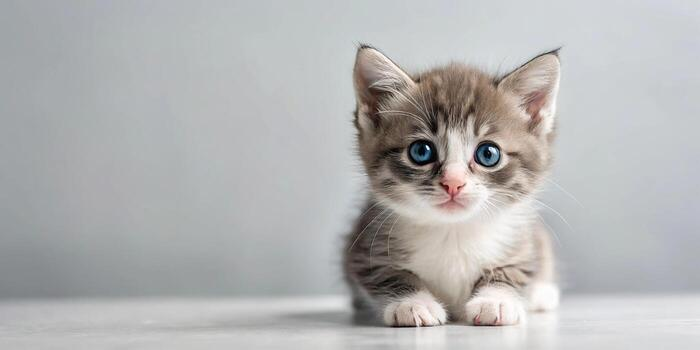
#> input picture photos/cat1.jpg, 700 x 350 px, found by its file name
$ python transformations.py
#> lines starting #> are read from the running program, lines starting #| are printed output that depends on the picture
import cv2 as cv
import numpy as np
img = cv.imread('photos/cat1.jpg')
#> img is the input picture: shape (350, 700, 3); mean B, G, R 179.9, 179.9, 180
cv.imshow('Cat',img)

#translation
def translate(img,x,y):
#> called with x = -100, y = 100
    transMat = np.float32([[1,0,x],[0,1,y]])
    dimensions = (img.shape[1],img.shape[0])
#> dimensions = (700, 350)
    return cv.warpAffine(img,transMat,dimensions)
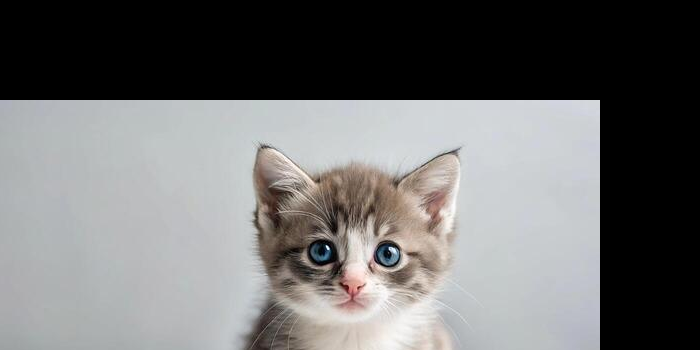
#> returned value: shape (350, 700, 3); mean of channels 0, 1, 2 111.5, 111.7, 111.9; drawn as B, G, R
translated = translate(img,-100,100)
cv.imshow('Translated',translated)

#rotation
def rotate(img,angle,rotPoint=None):
#> called with angle = 45
    (height,width) = img.shape[:2]
#> height = 350; width = 700
    if rotPoint is None:
        rotPoint = (width//2,height//3)
#> rotPoint = (350, 116)
    rotMat = cv.getRotationMatrix2D(rotPoint,angle,1.0)
    dimensions = (width,height)
#> dimensions = (700, 350)
    return cv.warpAffine(img,rotMat,dimensions)
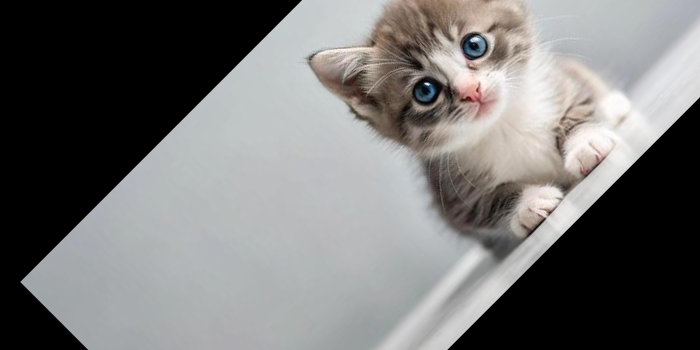
#> returned value: shape (350, 700, 3); mean of channels 0, 1, 2 116.6, 117.3, 118.1; drawn as B, G, R
rotated = rotate(img,45)
cv.imshow('Rotated',rotated)

rotated_rotated = rotate(img,-45)
#> call 2 of rotate, with angle = -45
#> in rotate (call 2), `return cv.warpAffine(img,rotMat,dimensions)`:
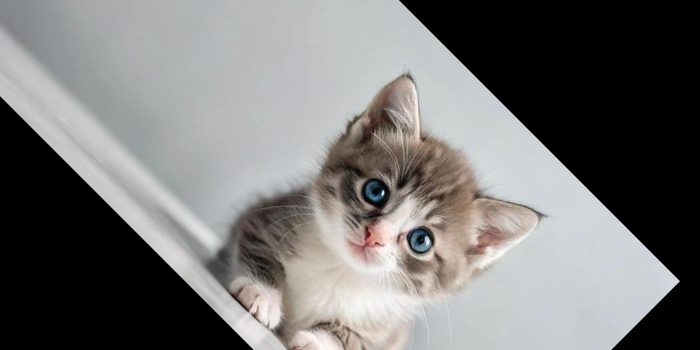
#> returned value: shape (350, 700, 3); mean of channels 0, 1, 2 117.7, 118.5, 119.5; drawn as B, G, R
cv.imshow('Rotated Rotated',rotated_rotated)

#flipping
flipped = cv.flip(img,-1)
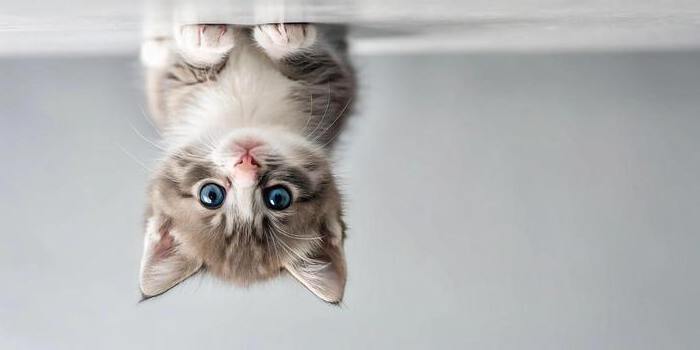
#> flipped: shape (350, 700, 3); mean B, G, R 179.9, 179.9, 180
cv.imshow('Flipped',flipped)
cv.waitKey(0)

$ run again, with photos/gang.jpeg copied over photos/cat1.jpg
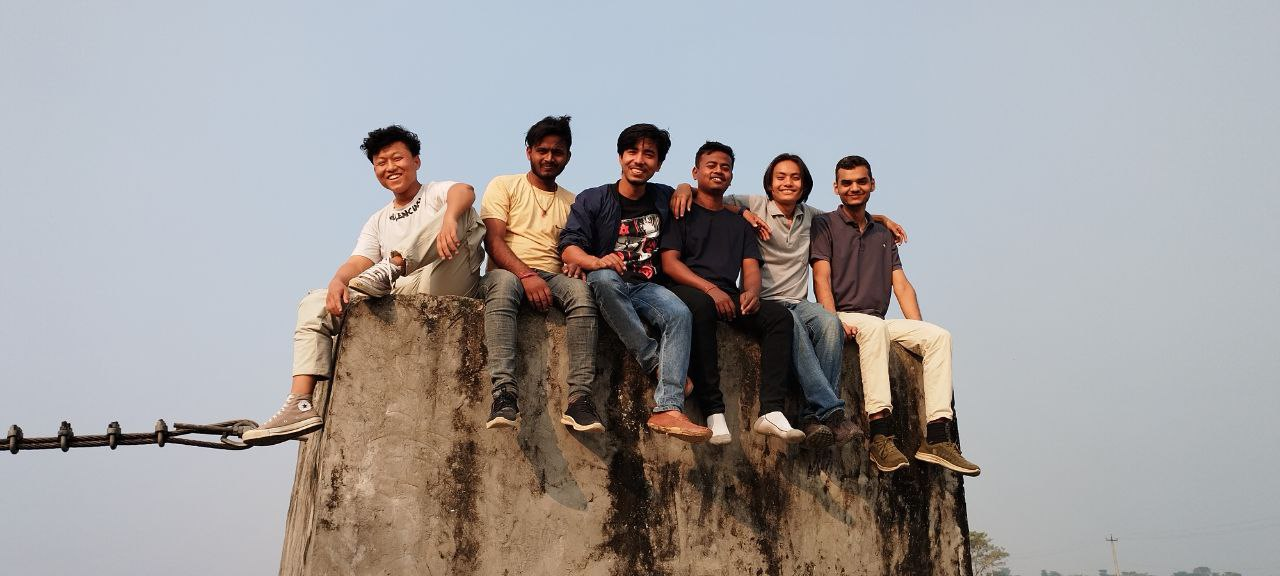
#> input picture photos/gang.jpeg, 1280 x 576 px, found by its file name
#> img is the input picture: shape (576, 1280, 3); mean B, G, R 155.5, 156.1, 160.2
#> in rotate (call 2), `return cv.warpAffine(img,rotMat,dimensions)`:
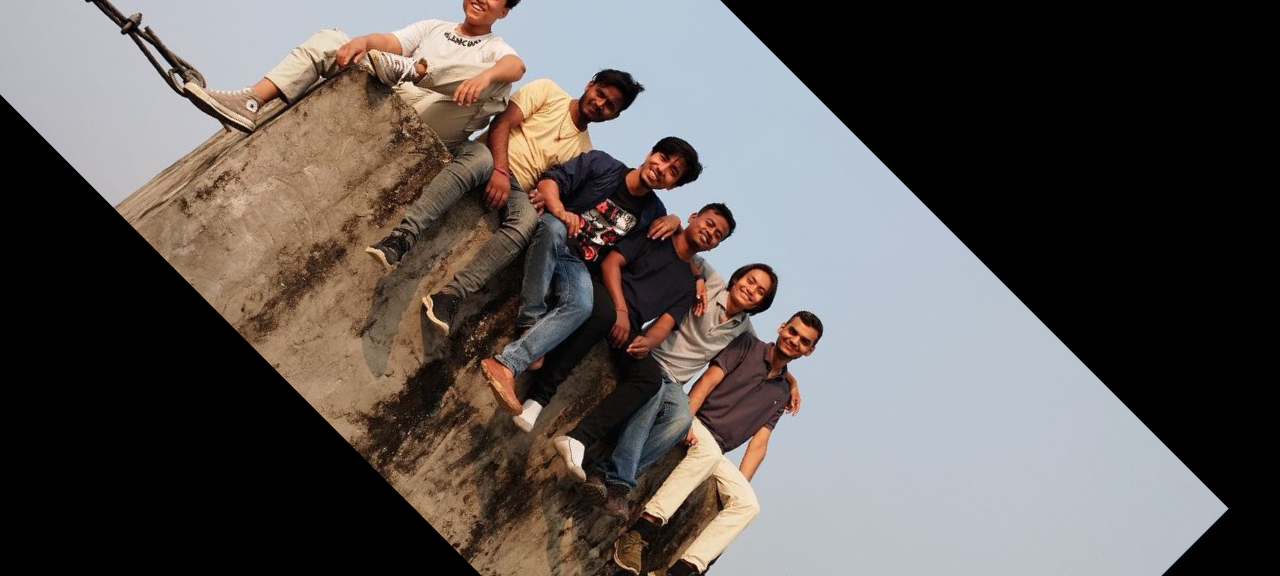
#> returned value: shape (576, 1280, 3); mean of channels 0, 1, 2 83.7, 86.6, 92.6; drawn as B, G, R
#> `flipped = cv.flip(img,-1)`:
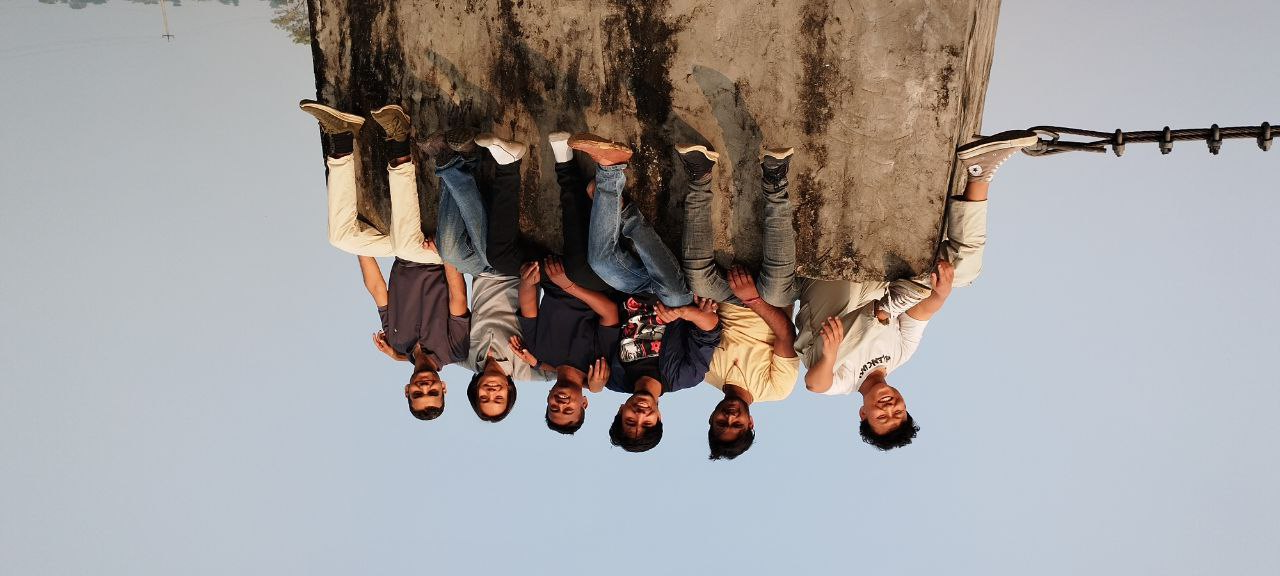
#> flipped: shape (576, 1280, 3); mean B, G, R 155.5, 156.1, 160.2
